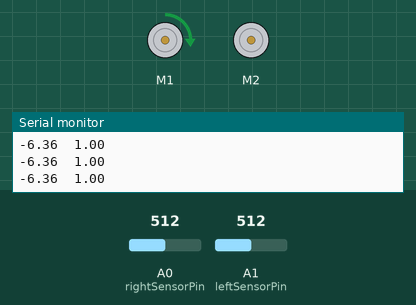
Bench run of a sketch on a simulated Arduino Uno, built with avr-gcc and run on an emulated ATmega328P. On the bench: 2 × DC motor (green arrow = forward, orange = backward, longer = faster), the last lines printed to the serial monitor. The inputs (shaded band) are chosen by the test bench; at power-on: A1 (leftSensorPin) = 512, A0 (rightSensorPin) = 512.

Above: at 1.2 s.
1.3 s: A1 (leftSensorPin) set to 900
At 2.5 s:
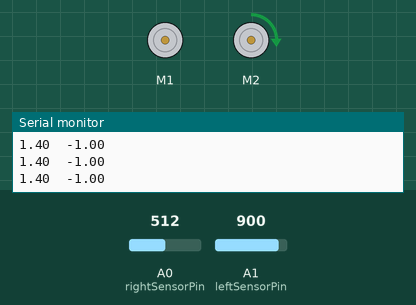
7.4 s: A1 (leftSensorPin) set to 716
At 8.5 s:
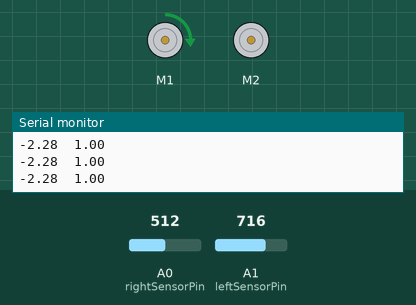
8.9 s: A1 (leftSensorPin) set to 1023
At 9.5 s:
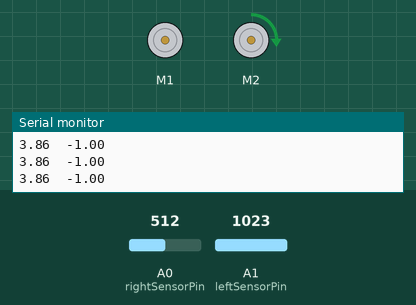
Timing chart, 0 to 11.4 s (numbered marks = the images above; inputs shaded):
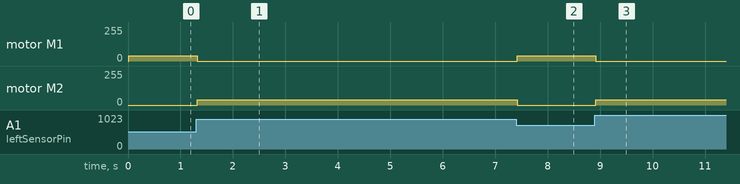

The sketch:

version-1.ino
```cpp
/*
*	Version 1 Arduino code for Lab 3 of POE Fall 2016 as taught at Olin College
*	This code demonstrates reading the sensor values and controlling the motors
*	using a pretty simple PID control scheme.
*	This is not intended to be final code, but merely a proof of concept.
*
*	Authors: Eric Miller (eric@legoaces.org) and Jamie Cho (yoonyoung.cho@students.olin.edu)
*/

#include <stdlib.h>

// Imports for Motor Shield, taken from https://learn.adafruit.com/adafruit-motor-shield-v2-for-arduino/using-dc-motors
#include <Wire.h>
#include <Adafruit_MotorShield.h>
#include "utility/Adafruit_MS_PWMServoDriver.h"

#include <PID_v1.h>

// Controlling constants

const int LOOP_DURATION = 10; //(ms) This is the inverse of the main loop frequency

const int FORWARD_POWER = 20; // 0...255
const int TURN_POWER = 20; // 0...255


// Pin setup (must match hardware)
const byte leftSensorPin  = A1;
const byte rightSensorPin = A0;

Adafruit_MotorShield AFMS = Adafruit_MotorShield();
Adafruit_DCMotor *leftMotor  = AFMS.getMotor(1);
Adafruit_DCMotor *rightMotor = AFMS.getMotor(2);

// Global variable setup (things that change each loop)
long lastActionTime;

// Setup PID controller
double PIDerror=0, PIDsetpoint=0, PIDoutput;
double kp=1,ki=0,kd=0;

PID pid(&PIDerror, &PIDoutput, &PIDsetpoint, kp, ki, kd, DIRECT);

void setup()
{
	Serial.begin(9600);

	lastActionTime = millis();

	// Initialize pins
	// Note that the analog sensors don't need initialization
	AFMS.begin();

	pid.SetMode(AUTOMATIC);
	pid.SetSampleTime(LOOP_DURATION);
	pid.SetOutputLimits(-1, 1);
}

long totalLeft = 0;
long totalRight = 0;
int count = 0;

void loop()
{
	handleIncomingSerial();

	int leftRead = 0;
	int rightRead = 0;
	getMeasurements(&leftRead, &rightRead);

	totalLeft += leftRead;
	totalRight += rightRead;
	count++;

	// Every (configurable) milliseconds, average together the readings recieved and transmit them
	long time = millis();
	if (time - lastActionTime > LOOP_DURATION) {
		float leftAvg = float(totalLeft) / count;
		float rightAvg = float(totalRight) / count;

		Serial.print(lineOffset(leftAvg, rightAvg));
		Serial.print("\t");
		Serial.println(PIDoutput);

		lineFollowPid(leftAvg, rightAvg);

		// Reset counting variables
		totalRight = totalLeft = 0;
		count = 0;

		// This formulation attempts to ensure average loop duration is LOOP_DURATION,
		// without causing hyperactive behavior if something blocks for a while.
		lastActionTime = lastActionTime + LOOP_DURATION*int((time-lastActionTime) / LOOP_DURATION);
	}
}

// Implements non-blocking PID control of motors.
void lineFollowPid(float leftAvg, float rightAvg)
{
	float error = lineOffset(leftAvg, rightAvg);
	PIDerror = error;

	pid.Compute();

	// whether the robot will turn right or left (positive is right)
	float turnFactor = PIDoutput;

	int leftPower	= FORWARD_POWER + turnFactor * TURN_POWER;
	int rightPower	= FORWARD_POWER - turnFactor * TURN_POWER;

	normalizePowers(&leftPower, &rightPower, 255);

	driveMotors(leftPower, rightPower);
}

// normalizePowers ensures that
// abs(left) < limit and abs(right) < limit
// while maintaining their ratio.
// Useful for constraining desired speeds to be
// achievable by the motors.
void normalizePowers(int *left, int *right, int limit){
	int maxabs = max(abs(*left), abs(*right));
	if(maxabs > limit)
	{
	    *left = *left * (limit / maxabs);
	    *right = *right * (limit / maxabs);
	}
}

// Returns the estimated offset of the robot from the line, with
// positive values indicating that the robot is right of the line
// and negative values indicating the robot is left of the line.
// Inputs are raw readings from left and right sensors, 0...1023
//
// Currently the returned value is dimensionless, and
// represents only the data derivable from the immediate sensor
// readings.
float lineOffset(float leftAvg, float rightAvg)
{
	return map(leftAvg, 780, 880, -100, 100) / 100.0;
	//return rightAvg - leftAvg;
}

void handleIncomingSerial()
{
	if(Serial.available() > 0){

		Serial.setTimeout(100);
		// Read first number from serial stream
		kp = Serial.parseFloat();
		Serial.read();
		ki = Serial.parseFloat();
		Serial.read();
		kd = Serial.parseFloat();
		Serial.read();

		// Ingest remainder of serial buffer in case something went wrong
		while(Serial.available()){
		    Serial.read();
		}

		pid.SetTunings(kp, ki, kd);
		writeSerial();
	}
}

void writeSerial()
{
	Serial.println("Tunings set to (kp, ki, kd) = ");
	Serial.print("\t(");
	Serial.print(kp);
	Serial.print(", ");
	Serial.print(ki);
	Serial.print(", ");
	Serial.print(kd);
	Serial.print(")\n");
}

void driveMotors(int leftPower, int rightPower){
	// Inputs leftPower and rightPower vary from -255...255
	// Code in this function is based on https://learn.adafruit.com/adafruit-motor-shield-v2-for-arduino/using-dc-motors

	// For each motor, decide whether to run it FORWARD, BACKWARD, (or RELEASE)
	// These are ternary operators, returning FORWARD if power > 0 and backward otherwise.
	byte leftDirection	= (leftPower  > 0) ? FORWARD : BACKWARD;
	byte rightDirection	= (rightPower > 0) ? FORWARD : BACKWARD;

	// Set motor speeds
	leftMotor	->	setSpeed(abs(leftPower));
	rightMotor	->	setSpeed(abs(rightPower));

	// Set motor directions
	leftMotor	->	run(leftDirection);
	rightMotor	->	run(rightDirection);

}

void getMeasurements(int *leftRead, int *rightRead)
{
	*leftRead = analogRead(leftSensorPin);
	*rightRead = analogRead(rightSensorPin);
}
```

Measured:
- after the input at 1.3 s, motor M1: forward 40/255 → stopped at once; motor M2: stopped → forward 40/255 at once
- after the input at 7.4 s, motor M1: stopped → forward 40/255 at once; motor M2: forward 40/255 → stopped at once
- after the input at 8.9 s, motor M1: forward 40/255 → stopped at once; motor M2: stopped → forward 40/255 at once
